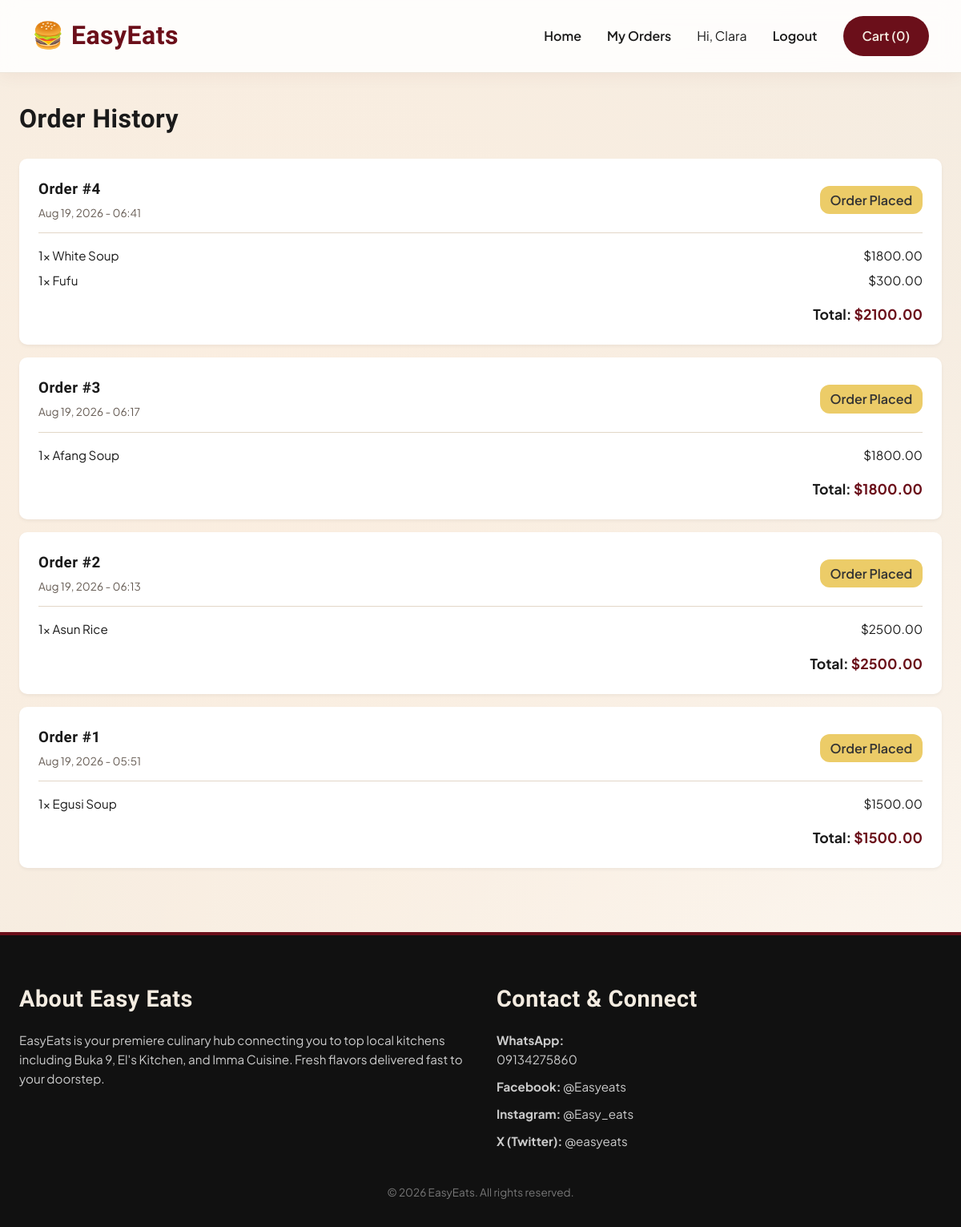
Page /my-orders/ (signed in) on the committed database.
### food_orders/models.py (models this page shows, shortened)
class CustomUser(AbstractUser):
    phone_number = models.CharField(max_length=20, blank=True, null=True)

class Order(models.Model):
    STATUS_CHOICES = [
        ('placed', 'Order Placed'),
        ('preparing', 'Kitchen Preparing'),
        ('on_the_way', 'Out for Delivery'),
        ('delivered', 'Delivered'),
    ]
    user = models.ForeignKey(
        settings.AUTH_USER_MODEL,
        on_delete=models.CASCADE,
        related_name='orders',
        null=True,
        blank=True
    )
    status = models.CharField(max_length=20, choices=STATUS_CHOICES, default='placed')
    delivery_location = models.CharField(max_length=50, choices=LOCATION_CHOICES, default='ihiagwa')
    delivery_address = models.CharField(max_length=255)
    total_amount = models.DecimalField(max_digits=10, decimal_places=2)
    full_name = models.CharField(max_length=100)
    phone_number = models.CharField(max_length=20)
    created_at = models.DateTimeField(auto_now_add=True)

class OrderItem(models.Model):
    order = models.ForeignKey(Order, on_delete=models.CASCADE, related_name='items')
    dish = models.ForeignKey(Dish, on_delete=models.CASCADE)
    quantity = models.PositiveIntegerField(default=1)
    price = models.DecimalField(max_digits=10, decimal_places=2)

class Dish(models.Model):
    restaurant = models.ForeignKey(Restaurant, on_delete=models.CASCADE, related_name='dishes')
    category = models.ForeignKey(Category, on_delete=models.CASCADE, related_name='dishes')
    name = models.CharField(max_length=100)
    slug = models.SlugField(unique=True)
    description = models.TextField(blank=True)
    price = models.DecimalField(max_digits=10, decimal_places=2)
    image = models.ImageField(upload_to='dishes/', blank=True, null=True)
    is_available = models.BooleanField(default=True)

### food_orders/views.py (the view)
# urls.py: path('my-orders/', views.my_orders, name='my_orders'),
@login_required
def my_orders(request):
    orders = Order.objects.filter(user=request.user).order_by('-created_at')
    return render(request, 'food_orders/my_orders.html', {'orders': orders})

### food_orders/context_processors.py (called while the page is built)
def cart_counter(request):
    cart_id = request.session.get('cart_id')
    total_items = 0
    if cart_id:
        try:
            cart = Cart.objects.get(id=cart_id)
            total_items = sum(item.quantity for item in cart.items.all())
        except Cart.DoesNotExist:
            pass
    return {'cart_total_items': total_items}

### food_orders/templates/food_orders/my_orders.html (shortened to what this page needs)
{% extends 'food_orders/base.html' %}
{% block content %}
<h1 style="margin-bottom: 1.5rem;">Order History</h1>
{% if orders %}
    <div style="display: flex; flex-direction: column; gap: 1rem;">
        {% for order in orders %}
            <div style="background: white; padding: 1.5rem; border-radius: 10px; box-shadow: 0 2px 4px rgba(0,0,0,0.05);">
                <div style="display: flex; justify-content: space-between; align-items: center; border-bottom: 1px solid var(--border-color); padding-bottom: 0.8rem; margin-bottom: 0.8rem;">
                    <div>
                        <h3>Order #{{ order.id }}</h3>
                        <span style="font-size: 0.85rem; color: var(--text-muted);">{{ order.created_at|date:"M d, Y - H:i" }}</span>
                    </div>
                    <span style="padding: 0.3rem 0.8rem; border-radius: 12px; font-weight: 600; background: #eccc68; color: #333;">
                        {{ order.get_status_display }}
                    </span>
                </div>
                <ul style="list-style: none; margin-bottom: 0.8rem;">
                    {% for item in order.items.all %}
                        <li style="display: flex; justify-content: space-between; font-size: 0.95rem; padding: 0.2rem 0;">
                            <span>{{ item.quantity }}x {{ item.dish.name }}</span>
                            <span>${{ item.price }}</span>
                        </li>
                    {% endfor %}
                </ul>
                <div style="text-align: right; font-size: 1.1rem; font-weight: 700;">
                    Total: <span style="color: var(--primary);">${{ order.total_amount }}</span>
                </div>
            </div>
        {% endfor %}
    </div>
{% else %}
    <p>You haven't placed any orders yet.</p>
{% endif %}
{% endblock %}

### food_orders/templates/food_orders/base.html (shortened to what this page needs)
{% load static %}
<!DOCTYPE html>
<html lang="en">
<head>
    <link rel="stylesheet" href="{% static 'food_orders/css/style.css' %}">
</head>
<body>
    <nav class="navbar">
        <a href="{% url 'home' %}" class="brand">🍔 EasyEats</a>
        <ul class="nav-links">
            <li><a href="{% url 'home' %}">Home</a></li>
            {% if user.is_authenticated %}
                <li><a href="{% url 'my_orders' %}">My Orders</a></li>
                <li><span>Hi, {{ user.username }}</span></li>
                <li><a href="{% url 'logout' %}">Logout</a></li>
            {% else %}
                <li><a href="{% url 'login' %}">Login</a></li>
                <li><a href="{% url 'register' %}">Register</a></li>
            {% endif %}
            <li><a href="{% url 'cart_detail' %}" class="btn">Cart ({{ cart_total_items }})</a></li>
        </ul>
    </nav>
    <main class="container">
        {% block content %}
        {% endblock %}
    </main>
    <footer class="footer" id="about-us">
        <div class="footer-content">
            <div class="footer-section">
                <h3>About Easy Eats</h3>
                <p>EasyEats is your premiere culinary hub connecting you to top local kitchens including Buka 9, El's Kitchen, and Imma Cuisine. Fresh flavors delivered fast to your doorstep.</p>
            </div>
            <div class="footer-section">
                <h3>Contact & Connect</h3>
                <p><strong>WhatsApp:</strong> <a href="https://wa.me/2349134275860" target="_blank">09134275860</a></p>
                <p><strong>Facebook:</strong> @Easyeats</p>
                <p><strong>Instagram:</strong> @Easy_eats</p>
                <p><strong>X (Twitter):</strong> @easyeats</p>
            </div>
        </div>
        <div style="text-align: center; margin-top: 2rem; font-size: 0.85rem; color: #777;">
            &copy; 2026 EasyEats. All rights reserved.
        </div>
    </footer>
</body>
</html>

### food_orders/static/food_orders/css/style.css (style rules this page uses)
:root { --primary: #6b0f1a; --primary-hover: #4a0a12; --accent-beige: #f4ece1; --accent-gold: #d4a359; --card-bg: #ffffff; --text-color: #1a1a1a; --text-muted: #665c54; --border-color: #e2d7c7; --heading-font: 'Italiana', serif; --body-font: 'Plus Jakarta Sans', sans-serif; }
* { box-sizing: border-box; margin: 0; padding: 0; }
a { text-decoration: none !important; color: inherit; transition: all 0.2s ease; }
body { font-family: var(--body-font); color: var(--text-color); min-height: 100vh; line-height: 1.6; position: relative; overflow-x: hidden; background: radial-gradient(circle at 15% 20%, #fbeee0 0%, transparent 40%), radial-gradient(circle at 85% 75%, #ebd8c3 0%, transparent 40%), radial-gradient(circle at 50% 50%, #fdf8f2 0%, transparent 60%), #f4ece1; background-size: 180% 180%; animation: ambientMesh 12s ease-in-out infinite alternate; }
h1, h2, h3, .brand { font-family: var(--heading-font); letter-spacing: 0.5px; }
.navbar { display: flex; justify-content: space-between; align-items: center; background: rgba(255, 255, 255, 0.85); backdrop-filter: blur(12px); -webkit-backdrop-filter: blur(12px); padding: 1.2rem 2.5rem; box-shadow: 0 4px 20px rgba(107, 15, 26, 0.05); position: sticky; top: 0; z-index: 1000; border-bottom: 1px solid rgba(226, 215, 199, 0.6); }
.brand { font-size: 2rem; font-weight: 700; color: var(--primary); display: flex; align-items: center; gap: 0.5rem; }
.nav-links { display: flex; gap: 2rem; list-style: none; align-items: center; }
.nav-links a { font-weight: 600; font-size: 1rem; color: var(--text-color); }
.container { max-width: 1200px; margin: 2rem auto; padding: 0 1.5rem; }
.btn { display: inline-block; background-color: var(--primary); color: var(--accent-beige) !important; padding: 0.75rem 1.5rem; border-radius: 30px; font-weight: 600; border: none; cursor: pointer; text-align: center; transition: all 0.2s ease; }
.footer { background: #111111; color: var(--accent-beige); padding: 3.5rem 1.5rem 2rem 1.5rem; margin-top: 5rem; border-top: 4px solid var(--primary); }
.footer-content { max-width: 1200px; margin: 0 auto; display: grid; grid-template-columns: repeat(auto-fit, minmax(280px, 1fr)); gap: 2.5rem; }
.footer-section h3 { font-size: 1.8rem; margin-bottom: 1rem; color: var(--accent-beige); }
.footer-section p, .footer-section a { color: #cccccc; font-size: 0.95rem; margin-bottom: 0.6rem; display: block; }

### rows in the picture
CustomUser: username "Clara"
Order: id "4", created_at "Aug 19, 2026 - 06:41", status "Order Placed", total_amount "2100.00"
OrderItem: quantity "1", dish.name "White Soup", price "1800.00"
OrderItem: quantity "1", dish.name "Fufu", price "300.00"
Order: id "3", created_at "Aug 19, 2026 - 06:17", status "Order Placed", total_amount "1800.00"
OrderItem: quantity "1", dish.name "Afang Soup", price "1800.00"
Order: id "2", created_at "Aug 19, 2026 - 06:13", status "Order Placed", total_amount "2500.00"
OrderItem: quantity "1", dish.name "Asun Rice", price "2500.00"
Order: id "1", created_at "Aug 19, 2026 - 05:51", status "Order Placed", total_amount "1500.00"
OrderItem: quantity "1", dish.name "Egusi Soup", price "1500.00"

### other values in the picture
{{ cart_total_items }} "0"
